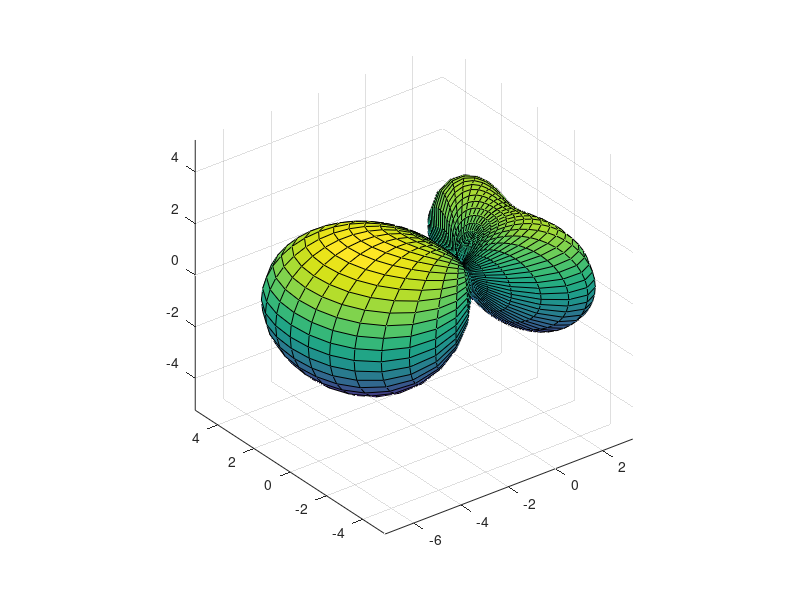

The MATLAB script that drew this image:
clear all;
close all;
theta = (0:.02:1)*pi;
phi   = (0:.02:1)*2*pi;
[Theta, Phi] = meshgrid(theta, phi);
%Log periodica Factor de forma
E0=(cos(0.5*pi.*cos(Theta)))./sin(Theta);
E1=(cos(0.75*pi.*cos(Theta))-cos(0.75*pi))./sin(Theta);
H= abs(E1.*exp((0.375i*pi).*sin(Theta).*cos(Phi-pi)+(0.375i*pi)+(0.5i*pi))...
       +E0.*exp((0.25i*pi).*sin(Theta).*cos(Phi)+(0.25i*pi)-(0.5i*pi))...
       +E0.*exp((0.5i*pi).*sin(Theta).*cos(Phi)+(0.5i*pi)-(0.5i*pi))...
       +E0.*exp((0.75i*pi).*sin(Theta).*cos(Phi)+(0.75i*pi)-(0.5i*pi))...
       +E0.*exp((1.5i*pi).*sin(Theta).*cos(Phi)+(1.5i*pi)-(0.5i*pi))...
       +E0.*exp((1.75i*pi).*sin(Theta).*cos(Phi)+(1.75i*pi)-(0.5i*pi))...
       +E0.*exp((2i*pi).*sin(Theta).*cos(Phi)+(2i*pi)-(0.5i*pi))...
       +E0);
X     =  H.*sin(Theta).*cos(Phi);
Y     =  H.*sin(Theta).*sin(Phi);
Z     =  H.*cos(Theta);
figure('Color','White')
surf(X,Y,Z);
view(3);
axis equal on;